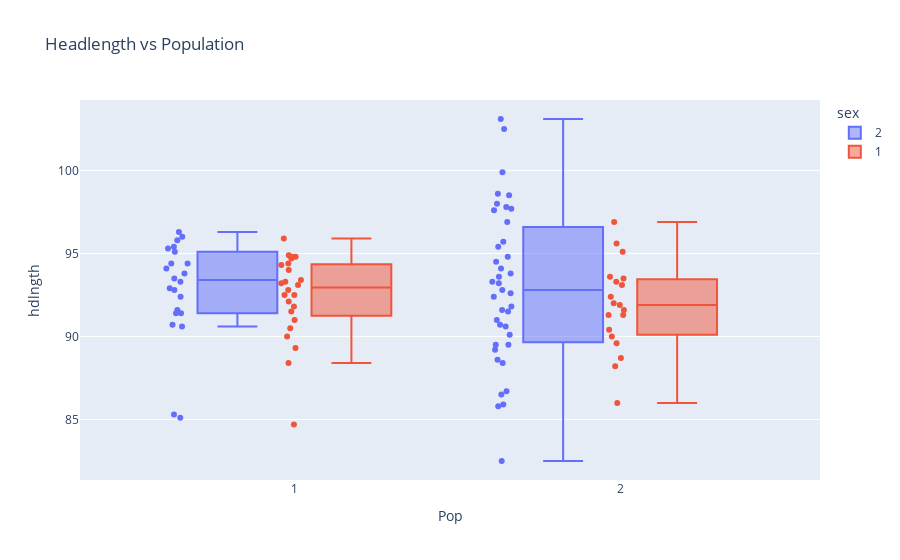

The cell this chart's notebook holds for it:
### Code cell
fig = px.box(df, x="Pop", y="hdlngth", points="all", color="sex", title="Headlength vs Population")
fig.show()

### Figure 1 — Plotly figure (JSON) as saved in the notebook; plotly's stock layout.template omitted (floating-point values rounded to 4 significant figures)
{"data": [{"alignmentgroup": "True", "boxpoints": "all", "hovertemplate": "sex=2<br>Pop=%{x}<br>hdlngth=%{y}<extra></extra>", "legendgroup": "2", "marker": {"color": "#636efa"}, "name": "2", "notched": false, "offsetgroup": "2", "orientation": "v", "showlegend": true, "type": "box", "x": [1, 1, 1, 1, 1, 1, 1, 1, 1, 1, 1, 1, 1, 1, 1, 1, 1, 1, 1, 1, 1, 1, 2, 2, 2, 2, 2, 2, 2, 2, 2, 2, 2, 2, 2, 2, 2, 2, 2, 2, 2, 2, 2, 2, 2, 2, 2, 2, 2, 2, 2, 2, 2, 2, 2, 2, 2, 2, 2, 2, 2], "x0": " ", "xaxis": "x", "y": [94.1, 95.3, 95.1, 95.4, 92.9, 91.6, 93.5, 96.3, 94.4, 95.8, 96, 93.8, 92.8, 91.4, 90.6, 94.4, 93.3, 92.4, 85.3, 85.1, 90.7, 91.4, 90.1, 98.6, 95.4, 97.6, 96.9, 103.1, 99.9, 94.5, 102.5, 95.7, 93.3, 94.1, 98, 92.8, 85.9, 82.5, 93.8, 92.4, 93.6, 86.5, 85.8, 86.7, 90.6, 88.4, 89.5, 98.5, 97.7, 92.6, 97.8, 90.7, 89.2, 91.8, 91.6, 94.8, 91, 93.2, 89.5, 88.6, 91.5], "y0": " ", "yaxis": "y"}, {"alignmentgroup": "True", "boxpoints": "all", "hovertemplate": "sex=1<br>Pop=%{x}<br>hdlngth=%{y}<extra></extra>", "legendgroup": "1", "marker": {"color": "#EF553B"}, "name": "1", "notched": false, "offsetgroup": "1", "orientation": "v", "showlegend": true, "type": "box", "x": [1, 1, 1, 1, 1, 1, 1, 1, 1, 1, 1, 1, 1, 1, 1, 1, 1, 1, 1, 1, 1, 1, 1, 1, 2, 2, 2, 2, 2, 2, 2, 2, 2, 2, 2, 2, 2, 2, 2, 2, 2, 2, 2], "x0": " ", "xaxis": "x", "y": [92.5, 94, 93.2, 91.5, 93.1, 94.8, 93.4, 91.8, 93.3, 94.9, 94.7, 94.4, 94.8, 95.9, 92.5, 90.5, 92.8, 92.1, 94.3, 89.3, 84.7, 91, 88.4, 90, 91.6, 95.6, 93.1, 95.1, 91.3, 91.3, 92, 96.9, 93.5, 90.4, 91.9, 88.7, 86, 90, 88.2, 89.6, 93.3, 92.4, 93.6], "y0": " ", "yaxis": "y"}], "layout": {"boxmode": "group", "legend": {"title": {"text": "sex"}, "tracegroupgap": 0}, "title": {"text": "Headlength vs Population"}, "xaxis": {"anchor": "y", "domain": [0, 1], "title": {"text": "Pop"}}, "yaxis": {"anchor": "x", "domain": [0, 1], "title": {"text": "hdlngth"}}}}
